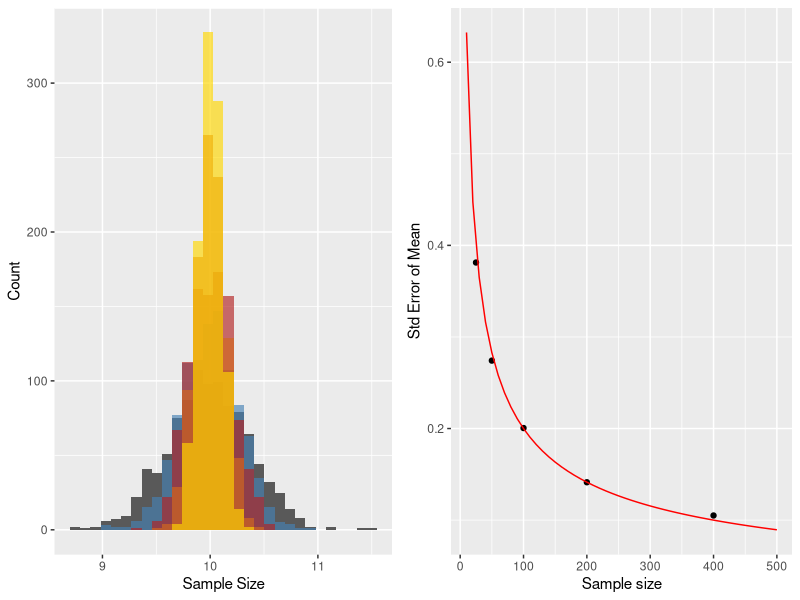
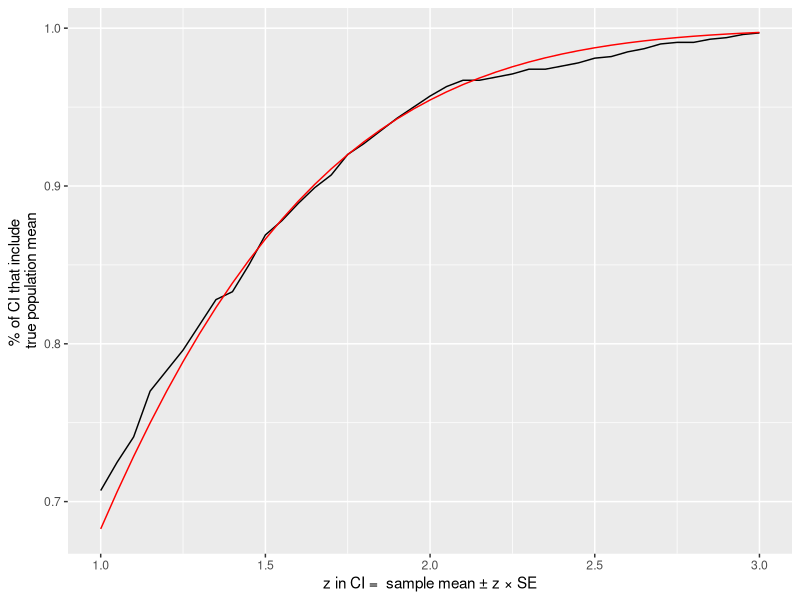
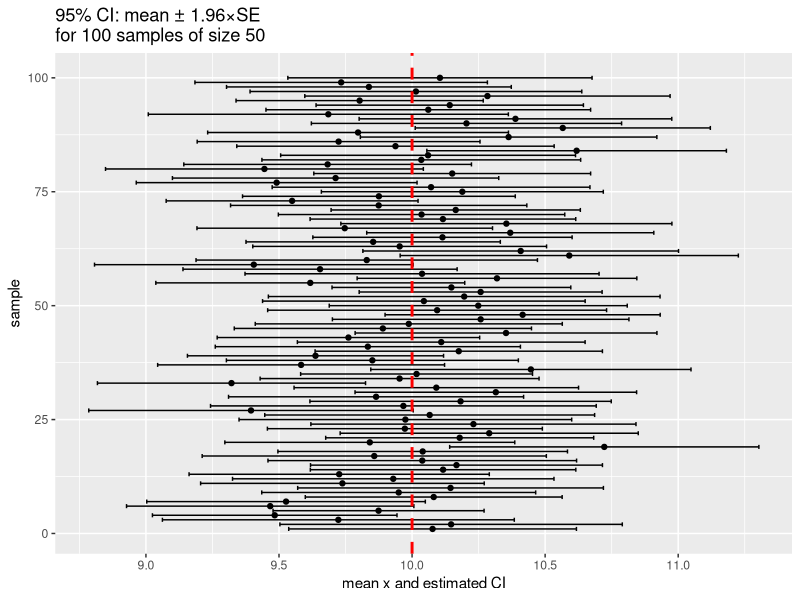

The R script that drew these images, in order:
## ---- chunk 1
knitr::opts_chunk$set(echo = TRUE, prompt = FALSE, eval = TRUE, 
                      comment=NA, warning = FALSE, results="markup",
                      message = FALSE, cache = FALSE)
options(digits = 4)
## ---- chunk 2
library(ggplot2)
set.seed(20161024)
## ---- chunk 3
mu <- 10
sigma <- 2

sampling.distn.of.mean <- function(mean = 0, sd = 1, size = 25, nreps = 1000) {
  sample.means <- rep(NA, nreps)
  for(i in 1:nreps) {
    sample.n <- rnorm(size, mean = mean, sd = sd)
    sample.means[i] = mean(sample.n)  
  }
  return(sample.means)
}

sdist.25 <- sampling.distn.of.mean(mu, sigma, size = 25)
se.25 <- sd(sdist.25)
sdist.50 <- sampling.distn.of.mean(mu, sigma, size = 50)
se.50 <- sd(sdist.50)
sdist.100 <- sampling.distn.of.mean(mu, sigma, size = 100)
se.100 <- sd(sdist.100)
sdist.200 <- sampling.distn.of.mean(mu, sigma, size = 200)
se.200 <- sd(sdist.200)
sdist.400 <- sampling.distn.of.mean(mu, sigma, size = 400)
se.400 <- sd(sdist.400)
## ---- chunk 4
a <- ggplot() + 
  geom_histogram(aes(x = sdist.25)) + 
  geom_histogram(aes(x = sdist.50), fill = "steelblue", alpha = 0.65) + 
  geom_histogram(aes(x = sdist.100), fill = "firebrick", alpha = 0.65) + 
  geom_histogram(aes(x = sdist.200), fill = "chocolate", alpha = 0.65) + 
  geom_histogram(aes(x = sdist.400), fill = "gold", alpha = 0.65) + 
  labs(x = "Sample Size", y = "Count")

theory <- sapply(seq(10,500,10), function(x){ sigma/sqrt(x) })

b <- ggplot() + 
  geom_point(aes(x = c(25,50,100,200,400), 
                 y = c(se.25, se.50, se.100, se.200, se.400))) + 
  geom_line(aes(x = seq(10,500,10), y = theory), color="red") +
  labs(x = "Sample size", y = "Std Error of Mean") 

library(cowplot)
plot_grid(a,b)
## ---- chunk 5
N = 1000

# genereate N random samples of size 50, with mean and std dev given by mu and sigma
# as defined previously.  `replicate` returns a matrix of dim (1000,50), where each 
# column of the the matrix corresponds to a sample
samples.50 <- replicate(N, rnorm(50, mean = mu, sd = sigma))

# calculate means by samples (columns)
means.50 <- apply(samples.50, 2, mean)

# calculates std devs for each sample (columns)
sd.50 <- apply(samples.50, 2, sd)

# calculate sample standard errors for each sample
se.50 <- sd.50/sqrt(50)

frac.overlap.true.mean <- c()
zs <- seq(1,3,0.05)
for (z in zs) {
  low.ci <- means.50 - z*se.50
  high.ci <- means.50 + z*se.50
  overlap.mu <- (low.ci <= mu) & (high.ci >= mu)
  frac <- length(which(overlap.mu))/N
  frac.overlap.true.mean <- c(frac.overlap.true.mean, frac)
}

theory.frac.overlap <- 1 - 2*(1 - pnorm(zs))

qplot(x = zs, y = frac.overlap.true.mean, geom = "line") +
  geom_line(aes(x = zs, y = theory.frac.overlap), color="red") + 
  labs(x = "z in CI =  sample mean ± z × SE",
       y = "% of CI that include \ntrue population mean")

  
## ---- chunk 6
ndraw <- 100
x <- means.50[1:ndraw]
y <- seq(1,ndraw)
xerr <- 1.96*se.50[1:ndraw]

qplot(x = x, y = y) + 
  geom_errorbarh(aes(xmax = x + 1.96 * se.50[1:ndraw], 
                     xmin = x - 1.96 * se.50[1:ndraw])) +
  geom_vline(xintercept = mu, color = "red", linetype = "dashed", size = 1) + 
  labs(x = "mean x and estimated CI", y = "sample", 
       title = "95% CI: mean ± 1.96×SE\nfor 100 samples of size 50")

## ---- chunk 7
percent <- c(0.80, 0.90, 0.95, 0.99, 0.997)
zval <- -qnorm((1 - percent)/2) # account for two tails of the sampling distn

z.df <- data.frame(ci.percent = percent, margin.of.error = zval)
z.df
